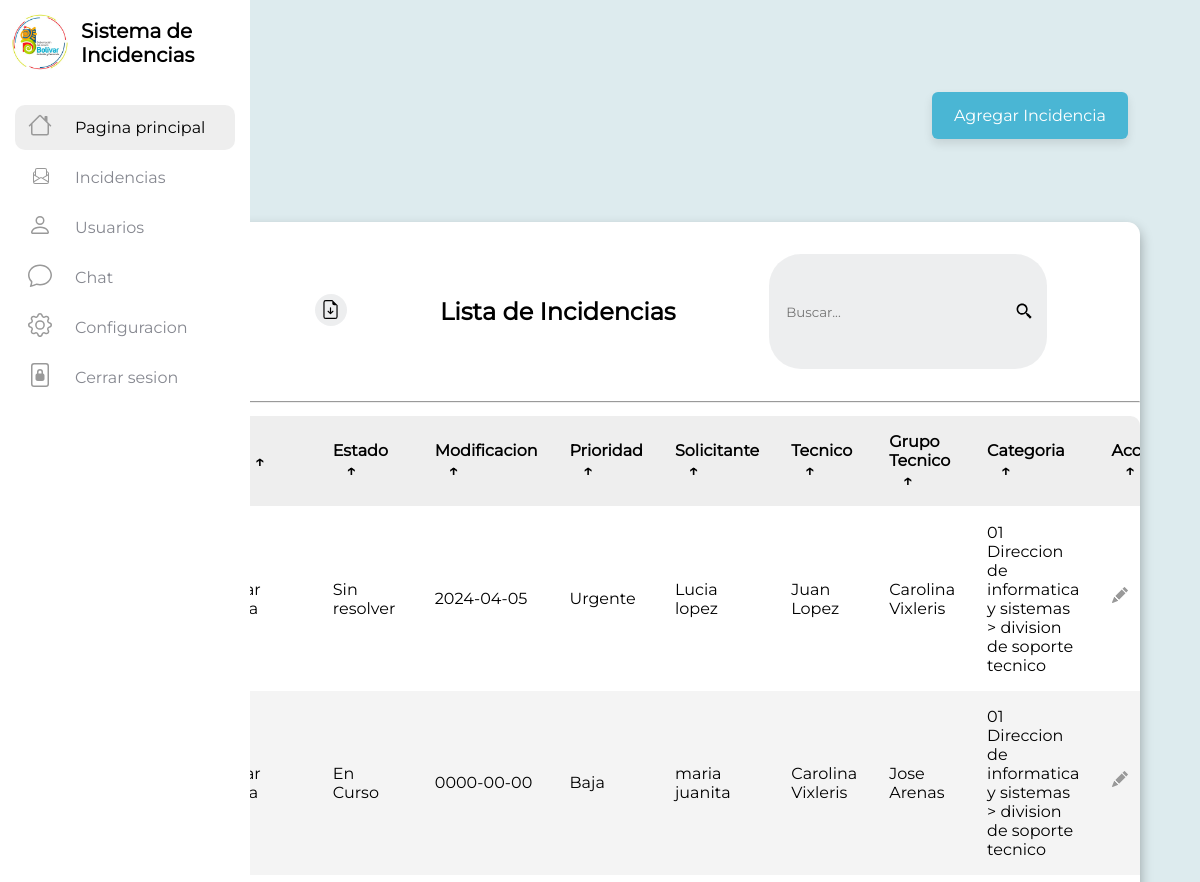
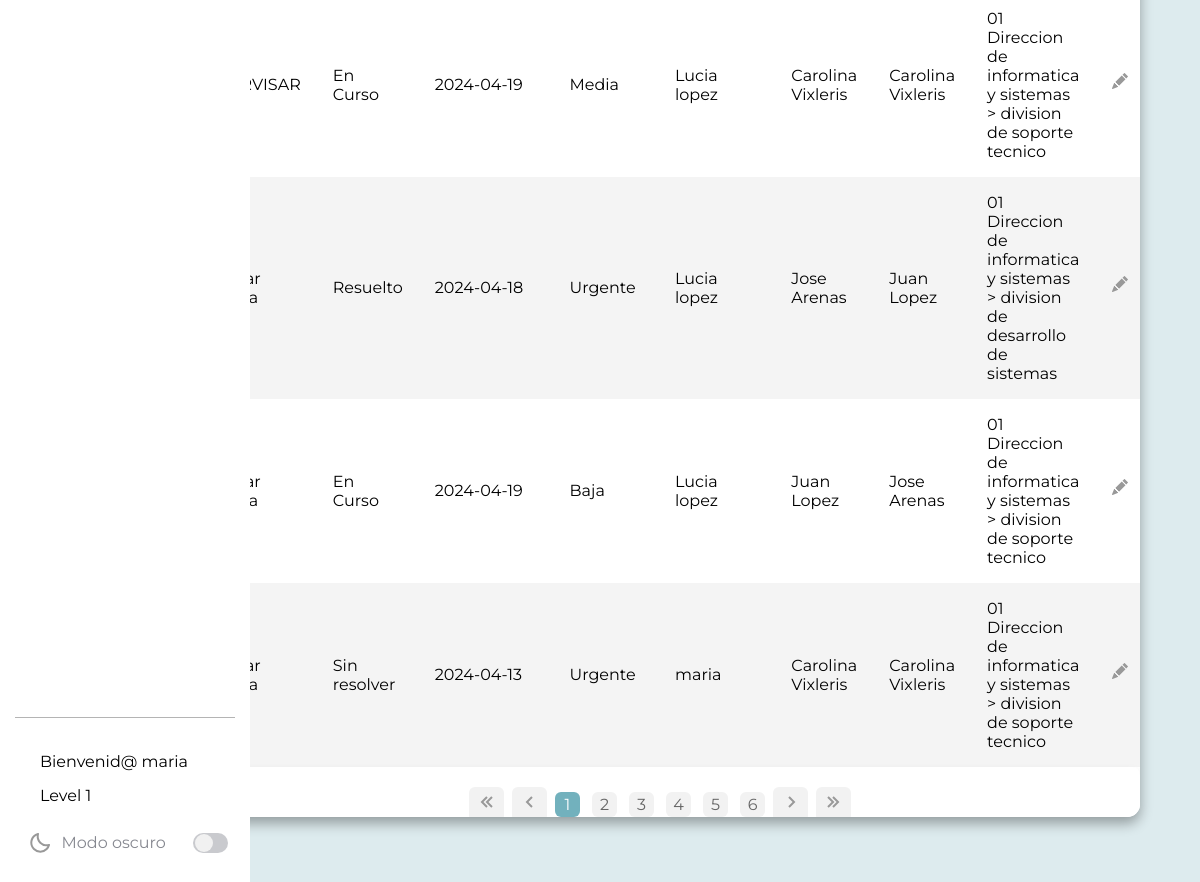
The app's page /frontend/view/admin/level_admin.php (signed in) with its own data (2 pictures, top to bottom).
### tables this page shows
CREATE TABLE `incidencias` (
  `id` int(20) NOT NULL AUTO_INCREMENT,
  `titulo` varchar(100) NOT NULL,
  `estado` varchar(100) NOT NULL,
  `prioridad` varchar(100) NOT NULL,
  `solicitante` varchar(100) NOT NULL,
  `tecnico` varchar(100) NOT NULL,
  `grupo` varchar(100) NOT NULL,
  `categoria` varchar(100) NOT NULL,
  `fecha` date DEFAULT '1970-01-01',
  PRIMARY KEY (`id`)
);

### frontend/view/admin/level_admin.php (the view, shortened to what this page needs)
<!DOCTYPE html>
<html lang="en">
<head>
  <link rel="stylesheet" href="/frontend/aseets/css/index.css" />
  <link rel="stylesheet" href="/frontend/aseets/css/navbar.css" />
  <link rel="stylesheet" href="/frontend/aseets/css/modalAdd.css" />
  <link rel="stylesheet" href="/frontend/aseets/css/modaConf.css" />
</head>
<body>
  <div class="barra-lateral">
    <div>
      <div class="nombre-pagina">
        <ion-icon id="cloud" name="cloud-outline">
          <img id="log-gob" class="img-log" src="/frontend/aseets/img/logo-round.jpg" />
        </ion-icon>
        <span class="nombre">Sistema de Incidencias</span>
      </div>
    </div>
    <nav class="navegacion">
      <ul>
        <li>
          <a id="inbox" href="/frontend/view/admin/index.php">
            <ion-icon name="mail-unread-outline">
              <img class="ico-center" src="/frontend/aseets/icons/house.svg" />
            </ion-icon>
            <span>Pagina principal</span>
          </a>
        </li>
        <li>
          <a class="user" href="/frontend/view/admin/level_admin.php">
            <ion-icon name="mail-unread-outline">
              <img class="icono-inc" src="/frontend/aseets/icons/envelope-paper.svg" />
            </ion-icon>
            <span>Incidencias</span>
          </a>
        </li>
        <li>
          <a class="user" href="/frontend/view/admin/users.php">
            <ion-icon name="star-outline">
              <img class="ico-center" src="/frontend/aseets/icons/person.svg" />
            </ion-icon>
            <span>Usuarios</span>
          </a>
        </li>
        <li>
          <a class="user" href="/frontend/view/admin/chat.php">
            <ion-icon name="paper-plane-outline">
              <img class="ico-center" src="/frontend/aseets/icons/chat.svg" />
            </ion-icon>
            <span>Chat</span>
          </a>
        </li>
        <li>
          <a href="/frontend/view/admin/setting.php">
            <ion-icon name="paper-plane-outline">
              <img class="ico-center" src="/frontend/aseets/icons/gear.svg" />
            </ion-icon>
            <span>Configuracion</span>
          </a>
        </li>
        <li>
          <a href="/frontend/view/logout.php">
            <ion-icon name="document-text-outline">
              <img class="icons-menu ico-center" src="/frontend/aseets/icons/file-lock2.svg" />
            </ion-icon>
            <span>Cerrar sesion</span>
          </a>
        </li>
      </ul>
    </nav>
    <div>
      <div class="linea"></div>
      <div class="info-usuario">
        <div class="nombre-email">
          <span class="nombre">
            <span class="title-profile">Bienvenid@ <?php echo $_SESSION['username'] ?> </span>
            <span class="title-profile">Level 1
            </span>
          </span>
        </div>
      </div>
      <div class="modo-oscuro">
        <div class="info">
          <img class="ico ico-center" src="/frontend/aseets/icons/bx-moon.svg" />
          <span class="dark-text">Modo oscuro</span>
        </div>
        <div class="switch">
          <div class="base">
            <div class="circulo">
            </div>
          </div>
        </div>
      </div>
    </div>
  </div>
  <main class="table-pos">
    <div id="tableAndFormContainer">
      <div class="table table-2" id="tab_inc">
        <section class="table__header">
          <div class="export__file">
            <label for="export-file" class="export__file-btn" title="Exportar archivo"></label>
          </div>
          <h1>Lista de Incidencias</h1>
          <div class="input-group">
            <input type="search" placeholder="Buscar...">
            <img src="/frontend/aseets/icons/bx-search-alt-2.svg" alt="">
          </div>
        </section>
        <hr>
        <section class="table__body">
          <table>
            <thead>
              <tr>
                <th>Titulo<span class="icon-arrow">&UpArrow;</span></th>
                <th>Estado<span class="icon-arrow">&UpArrow;</span></th>
                <th>Modificacion <span class="icon-arrow">&UpArrow;</span></th>
                <th> Prioridad <span class="icon-arrow">&UpArrow;</span></th>
                <th>Solicitante <span class="icon-arrow">&UpArrow;</span></th>
                <th>Tecnico<span class="icon-arrow">&UpArrow;</span></th>
                <th>Grupo Tecnico <span class="icon-arrow">&UpArrow;</span></th>
                <th>Categoria<span class="icon-arrow">&UpArrow;</span></th>
                <th>Acciones<span class="icon-arrow">&UpArrow;</span></th>
              </tr>
            </thead>
            <tbody>
              <?php
              include('C:\xampp\htdocs\backend\php\dbconnection.php');
              $fetch = mysqli_query($con, "select * from incidencias");
              $row = mysqli_num_rows($fetch);
              if ($row > 0) {
                while ($r = mysqli_fetch_array($fetch)) {
              ?>
                  <tr>
                    <td> <?php echo $r['titulo'] ?></td>
                    <td> <?php echo $r['estado'] ?></td>
                    <td> <?php echo $r['fecha'] ?></td>
                    <td> <?php echo $r['prioridad'] ?></td>
                    <td> <?php echo $r['solicitante'] ?></td>
                    <td> <?php echo $r['tecnico'] ?></td>
                    <td> <?php echo $r['grupo'] ?></td>
                    <td><?php echo $r['categoria'] ?></td>
                    <td>
                      <div class="acciones-container">
                        <strong>
                          <a href="/backend/php/editar_admin.php?id=<?php echo $r['id'] ?>"><img src="/frontend/aseets/icons/pencil-fill.svg" alt="Editar"></a>
                        </strong>
                      </div>
                    </td>
                  </tr>
              <?php
                }
              }
              ?>
            </tbody>
          </table>
          <div class="pagination">
            <div class="wrapper">
              <button class="btn startBtn" disabled>
                <img src="/frontend/aseets/icons/bx-chevrons-left.svg" alt="">
              </button>
              <button class="btn stepBtn" disabled>
                <img src="/frontend/aseets/icons/bx-chevron-left.svg" alt="">
              </button>
              <div class="nums"></div>
              <button class="btn stepBtn" id="next">
                <img src="/frontend/aseets/icons/bx-chevron-right.svg" alt="">
              </button>
              <button class="btn endBtn">
                <img src="/frontend/aseets/icons/bx-chevrons-right.svg" alt="">
              </button>
            </div>
          </div>
        </section>
      </div>
      <button class="btn-add show-modal">Agregar Incidencia</button>
    </div>
  </main>
</body>
</html>

### frontend/aseets/css/index.css (style rules this page uses)
div.table { margin-top: auto; margin-bottom: auto; background-color: var(--color-barra-lateral); backdrop-filter: blur(7px); box-shadow: 0 0.4rem 0.8rem #0005; border-radius: 0.8rem; overflow: hidden; }
.table__header { font-weight: 500; width: 100%; height: 10%; background-color: var(--color-barra-lateral); margin: 1rem 1rem; padding: 1rem 1rem; color: var(--color-texto); border-radius: 0.6rem; display: flex; justify-content: space-evenly; align-items: center; }
.table__header .input-group { width: 30%; height: 100%; background-color: var(--color-cebra); padding: 0 0.8rem; border-radius: 2rem; display: flex; justify-content: center; align-items: center; transition: 0.2s; }
.table__header .input-group img { width: 1.2rem; height: 1.2rem; }
.table__header .input-group input { width: 100%; padding: 0 0.5rem 0 0.3rem; background-color: transparent; border: none; outline: none; }
.table__body { width: 100%; max-height: calc(89% - 1.6rem); background-color: #fffb; color: var(--color-texto); margin: 0.8rem auto; border-radius: 0.6rem; overflow: auto; overflow: overlay; }
table { width: 100%; }
table, th, td { border-collapse: collapse; padding: 1rem; text-align: left; }
thead th { position: sticky; top: 0; left: 0; background-color: var(--color-menu-hover); cursor: pointer; text-transform: capitalize; color: var(--color-texto); }
tbody tr:nth-child(even) { background-color: #0000000b; }
tbody tr { --delay: 0.1s; transition: 0.5s ease-in-out var(--delay), background-color 0s; }
tbody tr td, tbody tr td p, tbody tr td img { transition: 0.2s ease-in-out; }
thead th span.icon-arrow { display: inline-block; width: 1.3rem; height: 1.3rem; border-radius: 50%; border: 1.4px solid transparent; text-align: center; font-size: 1rem; margin-left: 0.5rem; transition: 0.2s ease-in-out; }
.export__file { position: relative; }
.export__file .export__file-btn { display: inline-block; margin-left: 10px; padding-left: 10px; width: 2rem; height: 2rem; background: var(--color-cebra) url(/frontend/aseets/icons/file-earmark-arrow-down.svg) center / 60% no-repeat; border-radius: 50%; transition: 0.2s ease-in-out; }
.table__body td .acciones-container { display: flex; justify-content: space-between; align-items: center; }
.table__body td .acciones-container a { margin-right: 5px; }
.table-pos { display: flex; flex-direction: column; justify-content: center; align-items: center; }
.wrapper { display: flex; align-items: center; justify-content: center; padding: 20px; background: var(--color-barra-lateral); border-radius: 8px; gap: 8px; box-shadow: 0 5px 10px rgba(0, 0, 0, 0.1); }
.wrapper .btn { height: 35px; width: 35px; background: #f2f2f2; border: none; border-radius: 6px; font-size: 20px; color: #666; cursor: pointer; transition: 0.3s; }
.wrapper .btn:disabled { color: #b3b3b3; pointer-events: none; }
.wrapper .nums { display: flex; align-items: center; justify-content: center; gap: 12px; }

### frontend/aseets/css/modalAdd.css (style rules this page uses)
div.table-2 { position: fixed; z-index: 1; left: 15%; top: 12%; right: -15%; width: 80%; height: 80%; }
button.btn-add { font-size: 16px; font-weight: 400; color: rgb(255, 255, 255); padding: 14px 22px; border: none; background-color: rgb(74, 182, 212); border-radius: 6px; }
button.show-modal { position: absolute; right: 6%; top: 5%; box-shadow: 0 5px 10px rgb(0, 0, 0, 0.1); }

### records on screen
incidencias: estado "Sin resolver", fecha "2024-04-05", prioridad "Urgente", solicitante "Lucia lopez", tecnico "Juan Lopez", grupo "Carolina Vixleris", categoria "01 Direccion de informatica y sistemas > division de soporte tecnico"
incidencias: estado "En Curso", fecha "0000-00-00", prioridad "Baja", solicitante "maria juanita", tecnico "Carolina Vixleris", grupo "Jose Arenas", categoria "01 Direccion de informatica y sistemas > division de soporte tecnico"
incidencias: estado "En Curso", fecha "2024-04-19", prioridad "Media", solicitante "Lucia lopez", tecnico "Carolina Vixleris", grupo "Carolina Vixleris", categoria "01 Direccion de informatica y sistemas > division de soporte tecnico"
incidencias: estado "Resuelto", fecha "2024-04-18", prioridad "Urgente", solicitante "Lucia lopez", tecnico "Jose Arenas", grupo "Juan Lopez", categoria "01 Direccion de informatica y sistemas > division de desarrollo de sistemas"
incidencias: estado "En Curso", fecha "2024-04-19", prioridad "Baja", solicitante "Lucia lopez", tecnico "Juan Lopez", grupo "Jose Arenas", categoria "01 Direccion de informatica y sistemas > division de soporte tecnico"
incidencias: estado "Sin resolver", fecha "2024-04-13", prioridad "Urgente", solicitante "maria", tecnico "Carolina Vixleris", grupo "Carolina Vixleris", categoria "01 Direccion de informatica y sistemas > division de soporte tecnico"

### other values on screen
$_SESSION['username'] "maria"
